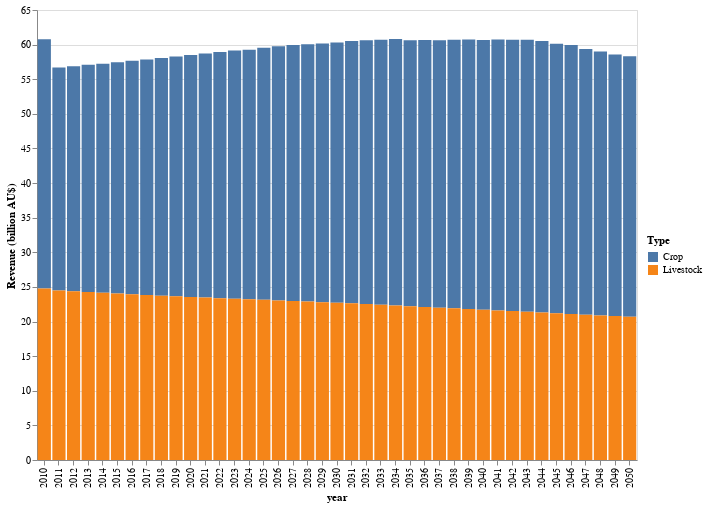

Notebook code cell kept with this figure:
### Code cell
# HIDE CODE
plot_rev_crop_lvstk(revenue_df)

### Figure 1 — Vega-Lite specification as saved in the notebook (floating-point values rounded to 4 significant figures)
{"config": {"view": {"continuousWidth": 300, "continuousHeight": 300}}, "data": {"name": "data-fd8894e6a654eba3fba26bbc46dc731a"}, "mark": {"type": "bar"}, "encoding": {"color": {"field": "crop_lvstk", "legend": {"direction": "vertical", "legendX": 610, "legendY": 225.0, "orient": "none", "title": "Type", "titleAnchor": "start"}, "type": "nominal"}, "tooltip": [{"field": "value (billion)", "format": ".2f", "title": "Revenue (billion AU$)", "type": "quantitative"}, {"field": "crop_lvstk", "title": "Type", "type": "nominal"}], "x": {"field": "year", "type": "ordinal"}, "y": {"field": "value (billion)", "title": "Revenue (billion AU$)", "type": "quantitative"}}, "height": 450, "width": 600, "$schema": "https://vega.github.io/schema/vega-lite/v5.15.1.json", "datasets": {"data-fd8894e6a654eba3fba26bbc46dc731a": [{"year": 2010, "crop_lvstk": "Crop", "value (billion)": 36.02}, {"year": 2010, "crop_lvstk": "Livestock", "value (billion)": 24.75}, {"year": 2011, "crop_lvstk": "Crop", "value (billion)": 32.19}, {"year": 2011, "crop_lvstk": "Livestock", "value (billion)": 24.48}, {"year": 2012, "crop_lvstk": "Crop", "value (billion)": 32.51}, {"year": 2012, "crop_lvstk": "Livestock", "value (billion)": 24.37}, {"year": 2013, "crop_lvstk": "Crop", "value (billion)": 32.81}, {"year": 2013, "crop_lvstk": "Livestock", "value (billion)": 24.26}, {"year": 2014, "crop_lvstk": "Crop", "value (billion)": 33.1}, {"year": 2014, "crop_lvstk": "Livestock", "value (billion)": 24.15}, {"year": 2015, "crop_lvstk": "Crop", "value (billion)": 33.41}, {"year": 2015, "crop_lvstk": "Livestock", "value (billion)": 24.04}, {"year": 2016, "crop_lvstk": "Crop", "value (billion)": 33.72}, {"year": 2016, "crop_lvstk": "Livestock", "value (billion)": 23.93}, {"year": 2017, "crop_lvstk": "Crop", "value (billion)": 34.02}, {"year": 2017, "crop_lvstk": "Livestock", "value (billion)": 23.83}, {"year": 2018, "crop_lvstk": "Crop", "value (billion)": 34.34}, {"year": 2018, "crop_lvstk": "Livestock", "value (billion)": 23.73}, {"year": 2019, "crop_lvstk": "Crop", "value (billion)": 34.65}, {"year": 2019, "crop_lvstk": "Livestock", "value (billion)": 23.64}, {"year": 2020, "crop_lvstk": "Crop", "value (billion)": 34.97}, {"year": 2020, "crop_lvstk": "Livestock", "value (billion)": 23.54}, {"year": 2021, "crop_lvstk": "Crop", "value (billion)": 35.27}, {"year": 2021, "crop_lvstk": "Livestock", "value (billion)": 23.46}, {"year": 2022, "crop_lvstk": "Crop", "value (billion)": 35.56}, {"year": 2022, "crop_lvstk": "Livestock", "value (billion)": 23.37}, {"year": 2023, "crop_lvstk": "Crop", "value (billion)": 35.84}, {"year": 2023, "crop_lvstk": "Livestock", "value (billion)": 23.29}, {"year": 2024, "crop_lvstk": "Crop", "value (billion)": 36.04}, {"year": 2024, "crop_lvstk": "Livestock", "value (billion)": 23.22}, {"year": 2025, "crop_lvstk": "Crop", "value (billion)": 36.42}, {"year": 2025, "crop_lvstk": "Livestock", "value (billion)": 23.13}, {"year": 2026, "crop_lvstk": "Crop", "value (billion)": 36.7}, {"year": 2026, "crop_lvstk": "Livestock", "value (billion)": 23.05}, {"year": 2027, "crop_lvstk": "Crop", "value (billion)": 36.98}, {"year": 2027, "crop_lvstk": "Livestock", "value (billion)": 22.97}, {"year": 2028, "crop_lvstk": "Crop", "value (billion)": 37.15}, {"year": 2028, "crop_lvstk": "Livestock", "value (billion)": 22.89}, {"year": 2029, "crop_lvstk": "Crop", "value (billion)": 37.38}, {"year": 2029, "crop_lvstk": "Livestock", "value (billion)": 22.79}, {"year": 2030, "crop_lvstk": "Crop", "value (billion)": 37.6}, {"year": 2030, "crop_lvstk": "Livestock", "value (billion)": 22.72}, {"year": 2031, "crop_lvstk": "Crop", "value (billion)": 37.89}, {"year": 2031, "crop_lvstk": "Livestock", "value (billion)": 22.65}, {"year": 2032, "crop_lvstk": "Crop", "value (billion)": 38.08}, {"year": 2032, "crop_lvstk": "Livestock", "value (billion)": 22.54}, {"year": 2033, "crop_lvstk": "Crop", "value (billion)": 38.28}, {"year": 2033, "crop_lvstk": "Livestock", "value (billion)": 22.43}, {"year": 2034, "crop_lvstk": "Crop", "value (billion)": 38.47}, {"year": 2034, "crop_lvstk": "Livestock", "value (billion)": 22.32}, {"year": 2035, "crop_lvstk": "Crop", "value (billion)": 38.4}, {"year": 2035, "crop_lvstk": "Livestock", "value (billion)": 22.22}, {"year": 2036, "crop_lvstk": "Crop", "value (billion)": 38.55}, {"year": 2036, "crop_lvstk": "Livestock", "value (billion)": 22.12}, {"year": 2037, "crop_lvstk": "Crop", "value (billion)": 38.62}, {"year": 2037, "crop_lvstk": "Livestock", "value (billion)": 22.0}, {"year": 2038, "crop_lvstk": "Crop", "value (billion)": 38.79}, {"year": 2038, "crop_lvstk": "Livestock", "value (billion)": 21.91}, {"year": 2039, "crop_lvstk": "Crop", "value (billion)": 38.92}, {"year": 2039, "crop_lvstk": "Livestock", "value (billion)": 21.8}, {"year": 2040, "crop_lvstk": "Crop", "value (billion)": 38.96}, {"year": 2040, "crop_lvstk": "Livestock", "value (billion)": 21.71}, {"year": 2041, "crop_lvstk": "Crop", "value (billion)": 39.12}, {"year": 2041, "crop_lvstk": "Livestock", "value (billion)": 21.61}, {"year": 2042, "crop_lvstk": "Crop", "value (billion)": 39.19}, {"year": 2042, "crop_lvstk": "Livestock", "value (billion)": 21.52}, {"year": 2043, "crop_lvstk": "Crop", "value (billion)": 39.29}, {"year": 2043, "crop_lvstk": "Livestock", "value (billion)": 21.41}, {"year": 2044, "crop_lvstk": "Crop", "value (billion)": 39.22}, {"year": 2044, "crop_lvstk": "Livestock", "value (billion)": 21.31}, {"year": 2045, "crop_lvstk": "Crop", "value (billion)": 38.93}, {"year": 2045, "crop_lvstk": "Livestock", "value (billion)": 21.2}, {"year": 2046, "crop_lvstk": "Crop", "value (billion)": 38.84}, {"year": 2046, "crop_lvstk": "Livestock", "value (billion)": 21.09}, {"year": 2047, "crop_lvstk": "Crop", "value (billion)": 38.37}, {"year": 2047, "crop_lvstk": "Livestock", "value (billion)": 20.99}, {"year": 2048, "crop_lvstk": "Crop", "value (billion)": 38.12}, {"year": 2048, "crop_lvstk": "Livestock", "value (billion)": 20.88}, {"year": 2049, "crop_lvstk": "Crop", "value (billion)": 37.78}, {"year": 2049, "crop_lvstk": "Livestock", "value (billion)": 20.8}, {"year": 2050, "crop_lvstk": "Crop", "value (billion)": 37.63}, {"year": 2050, "crop_lvstk": "Livestock", "value (billion)": 20.71}]}}
